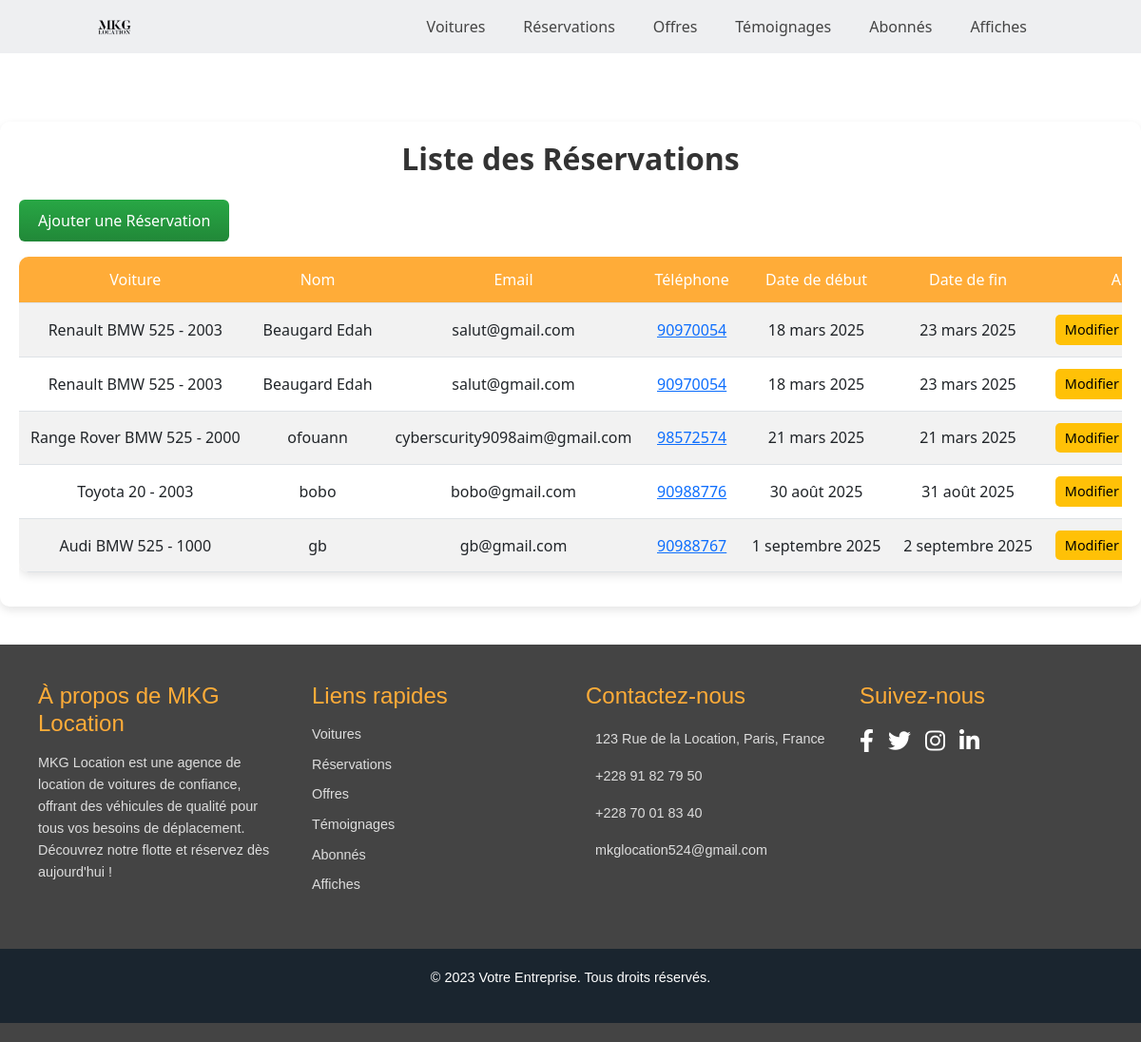
/reservations/, run on an earlier commit of the app's database.
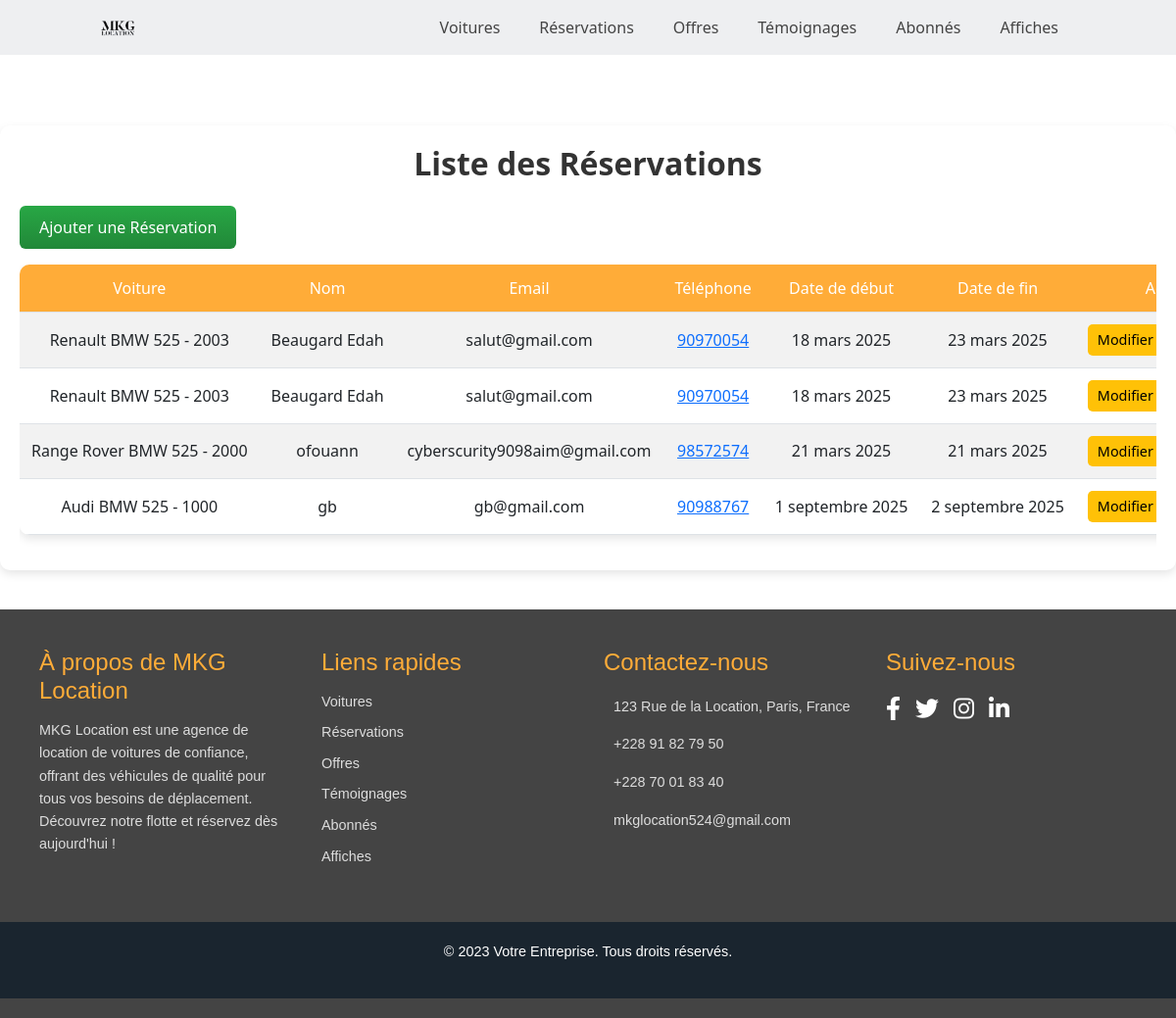
And on a later commit of the database.
### vehicules/models.py (models this page shows, shortened)
class Reservation(models.Model):
    voiture = models.ForeignKey(Voiture, on_delete=models.CASCADE)  # Référence à la voiture réservée
    nom = models.CharField(max_length=255)
    email = models.EmailField()
    telephone = models.CharField(max_length=15)
    date_debut = models.DateField()
    date_fin = models.DateField()

class Voiture(models.Model):
    MARQUES = [
        ('BMW', 'BMW'),
        ('Mercedes', 'Mercedes-Benz'),
        ('Audi', 'Audi'),
        ('Range Rover', 'Range Rover'),
        ('Toyota', 'Toyota'),
        ('Peugeot', 'Peugeot'),
        ('Renault', 'Renault'),
    ]
    marque = models.CharField(max_length=50, choices=MARQUES, verbose_name="Marque")
    modele = models.CharField(max_length=100, verbose_name="Modèle")
    annee = models.IntegerField(verbose_name="Année")
    prix_jour = models.DecimalField(max_digits=10, decimal_places=2, verbose_name="Prix par jour (Fcfa)")
    prix_mois = models.DecimalField(max_digits=10, decimal_places=2, verbose_name="Prix par mois (Fcfa)")
    image = models.ImageField(upload_to='voitures/')  # Assure-toi d'avoir upload_to !
    def __str__(self):
        return f"{self.marque} {self.modele} - {self.annee}"

### vehicules/views.py (the view)
# urls.py: path('reservations/', views.liste_reservations, name='liste_reservations'),
def liste_reservations(request):
    reservations = Reservation.objects.all()
    return render(request, 'dashboard/reservation/liste_reservations.html', {'reservations': reservations})

### vehicules/templates/dashboard/reservation/liste_reservations.html (shortened to what the changed rows need)
{% load static %}
<!DOCTYPE html>
<html lang="fr">
<head>
    <link href="https://cdn.jsdelivr.net/npm/bootstrap@5.3.0/dist/css/bootstrap.min.css" rel="stylesheet">
    <link href="https://cdnjs.cloudflare.com/ajax/libs/font-awesome/6.0.0-beta3/css/all.min.css" rel="stylesheet">
</head>
<body>
    <main>
        <div class="container mt-5">
            <h1 class="mb-4">Liste des Réservations</h1>
            <div class="table-responsive">
                <table class="table table-striped table-hover">
                    <thead>
                        <tr>
                            <th>Voiture</th>
                            <th>Nom</th>
                            <th>Email</th>
                            <th>Téléphone</th>
                            <th>Date de début</th>
                            <th>Date de fin</th>
                            <th>Actions</th>
                        </tr>
                    </thead>
                    <tbody>
                        {% for reservation in reservations %}
                        <tr>
                            <td>{{ reservation.voiture }}</td>
                            <td>{{ reservation.nom }}</td>
                            <td>{{ reservation.email }}</td>
                            <td>
                                <a href="https://wa.me/{{ reservation.telephone }}" target="_blank">
                                    {{ reservation.telephone }}
                                </a>
                            </td>
                            <td>{{ reservation.date_debut }}</td>
                            <td>{{ reservation.date_fin }}</td>
                            <td>
                                <a href="{% url 'modifier_reservation' reservation.id %}" class="btn btn-warning btn-sm">Modifier</a>
                            </td>
                        </tr>
                        {% endfor %}
                    </tbody>
                </table>
            </div>
        </div>
    </main>
</body>
</html>

What changed in the data, as far as the page shows it:
removed Reservation: voiture "Toyota 20 - 2003", nom "bobo", email "bobo@gmail.com", telephone "90988776", date_debut "30 août 2025", date_fin "31 août 2025"
